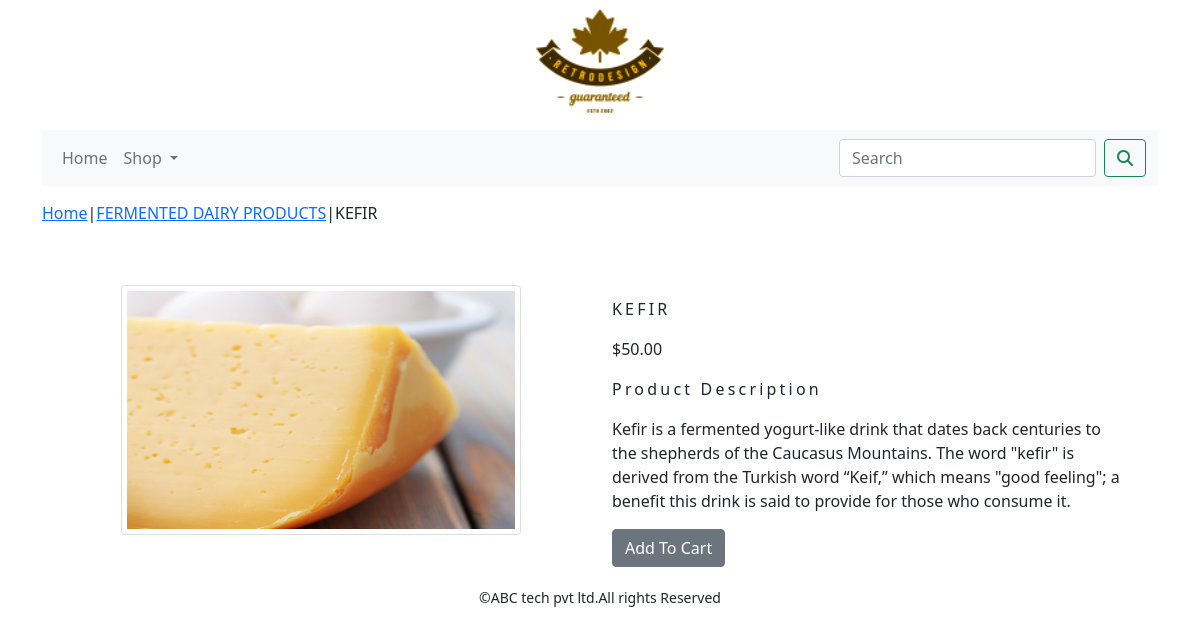
Screenshot of /shop/fermented-dairy-products/kefir/ with the database file from the repository.
### shop/models.py (models this page shows, shortened)
class Product(models.Model):
    name = models.CharField(max_length=250, unique=True)
    slug = models.SlugField(max_length=250, unique=True)
    description = models.TextField(blank=True)
    price = models.DecimalField(max_digits=10, decimal_places=2)
    category = models.ForeignKey(Category, on_delete=models.CASCADE)
    image = models.ImageField(upload_to='product', blank=True)
    stock = models.IntegerField()
    available = models.BooleanField(default=True)
    created = models.DateTimeField(auto_now_add=True)
    updated = models.DateTimeField(auto_now=True)
    class Meta:
        ordering = ('name',)
        verbose_name = 'product'
        verbose_name_plural = 'products'

class Category(models.Model):
    name = models.CharField(max_length=250, unique=True)
    slug = models.SlugField(max_length=250, unique=True)
    description = models.TextField(blank=True)
    image = models.ImageField(upload_to='category', blank=True)
    class Meta:
        ordering = ('name',)
        verbose_name = 'category'
        verbose_name_plural = 'categories'
    def get_url(self):
        return reverse('shop:products_by_category',args=[self.slug])
    def __str__(self):
        return '{}'.format(self.name)

### shop/views.py (the view)
# urls.py: path('<slug:c_slug>/<slug:product_slug>/',views.proDetail, name="prodCatdetail"),
def proDetail(request,c_slug,product_slug):
    try:
        product=Product.objects.get(category__slug=c_slug,slug=product_slug)
    except Exception as e:
        raise e
    return render(request,'product.html',{'product':product})

### cart/context_processors.py (called while the page is built)
def counter(request):
    item_count=0
    if 'admin' in request.path:
        return {}
    else:
        try:
            cart=Cart.objects.filter(cart_id=_cart_id(request))
            cart_items=CartItem.objects.all().filter(cart=cart[:1])
            for cart_item in cart_items:
                item_count += cart_item.quantity
        except Cart.DoesNotExist:
            item_count=0
    return dict(item_count=item_count)

### cart/views.py (called while the page is built)
def _cart_id(request):
    cart = request.session.session_key
    if not cart:
        cart = request.session.create()
    return cart

### shop/context_processor.py (called while the page is built)
def menu_links(request):
    links = Category.objects.all()
    return dict(links=links)

### templates/product.html (shortened to what this page needs)
{% extends 'base.html'%}
{% load static %}
{% block content %}
<div class="row my_prod_row_class">
    <div class="mx_auto">
        <p><a href="{% url 'shop:allProdCat' %}">Home</a>|<a href="{{product.category.get_url}}">{{product.category}}</a>|{{product.name}}</p>
    </div>
</div>
<div class="container">
<br>
<div class="row">
    <div class="col-12 col-sm-12 col-md-12 col-lg-6 text-center">
        <div class="min-width:18rem">
            <img class="my_image" src="{{product.image.url}}" alt="{{product.name}}">
        </div>
    </div>
        <div class="col-12 col-sm-12 col-md-12 col-lg-6">
            <div>
            <h1 class="my_prod_title">{{product.name}}</h1>
            <p>${{product.price}}</p>
            <p class="my_title">Product Description</p>
            <p class="text-justify my_prod_text">{{product.description}}</p>
            <div>
            {% if product.stock <= 0 %}
              <p><b>Out Of Stock</b></p>
            {% else %}
            <a class="btn btn-secondary" href="{% url 'cart:add_cart' product.id %}">Add To Cart</a>
            {% endif %}
            </div>
        </div>
    </div>
</div>
</div>
{% endblock %}

### static/css/custom.css (style rules this page uses)
body { font-family: 'Roboto', sans-serif; }
.my_image { border:1px solid #ddd; border-radius:4px; padding:5px; width:400px; height:250px; }
.my_title { font-size:16px; text_transform:uppercase; letter-spacing: .2em; }
.my_prod_row_class { padding-top:15px; padding-bottom:20px; }
.my_prod_title { font-size:16px; text_transform:uppercase; letter-spacing:.2em; padding-top:15px; padding-bottom:10px; }
.my_prod_text { padding-right:20px; }

### rows the page displays
Product: category "FERMENTED DAIRY PRODUCTS", name "KEFIR", image (picture), price "50.00", description "Kefir is a fermented yogurt-like drink that dates back centuries to the shepherds of the Caucasus Mountains. The word \"kefir\" is derived from the Turkish word “Keif,” which means \"good feeling\"; a benefit this drink is said to provide for those who consume it."
